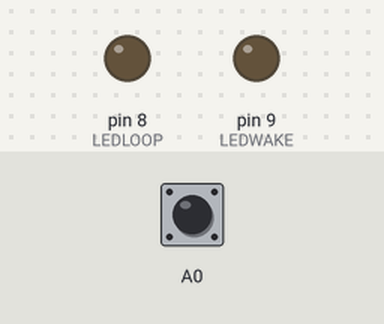
The sketch below on a simulated Arduino Uno, built with avr-gcc and run on an emulated ATmega328P. Shown: output pins drawn as LEDs (lit = HIGH). The test bench sets the inputs (shaded band); at power-on: A0 HIGH. Sleep ends after the set time or at an interrupt.

Above: at 1.2 s.
1.3 s: A0 pulled LOW for 0.15 s
At 1.37 s:
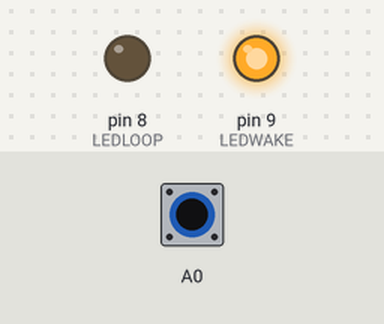
2.9 s: A0 pulled LOW for 3.2 s
At 6.8 s:
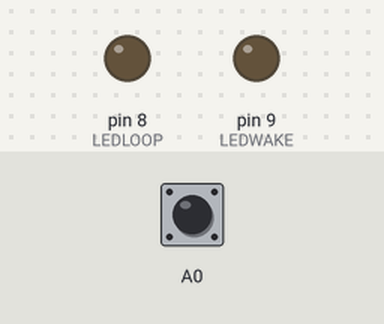
Timing chart, 0 to 8.3 s (numbered marks = the images above; inputs shaded):
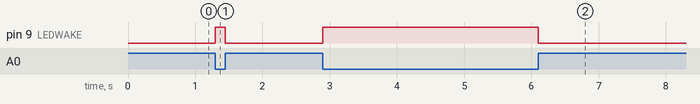

Measured:
- after the input at 1.3 s, pin 9 (LEDWAKE): LOW → HIGH at once, → LOW 0.15 s later
- after the input at 2.9 s, pin 9 (LEDWAKE): LOW → HIGH at once, → LOW 3.2 s later

The sketch:

interrupt.ino
```cpp
#include <avr/sleep.h>

const byte LEDLOOP = 8;
const byte LEDWAKE = 9;

ISR (PCINT1_vect)
 {
 // handle pin change interrupt for A0 to A5 here

 // toggle LED
 digitalWrite (LEDWAKE, !digitalRead (LEDWAKE));
 }  // end of PCINT1_vect

void setup ()
  {
  pinMode (LEDWAKE, OUTPUT);
  pinMode (LEDLOOP, OUTPUT);
  digitalWrite (A0, HIGH);  // enable pull-up

  // pin change interrupt
  PCMSK1 |= bit (PCINT8);  // want pin A0
  PCIFR  |= bit (PCIF1);   // clear any outstanding interrupts
  PCICR  |= bit (PCIE1);   // enable pin change interrupts for A0 to A5

  }  // end of setup

void loop ()
{

  set_sleep_mode (SLEEP_MODE_PWR_DOWN);
  sleep_mode ();

    noInterrupts();
  // flash to indicate we got out of sleep
  digitalWrite (LEDLOOP, HIGH);
  delay (100);
  digitalWrite (LEDLOOP, LOW);
  delay (100);
  interrupts();

} // end of loop
```
